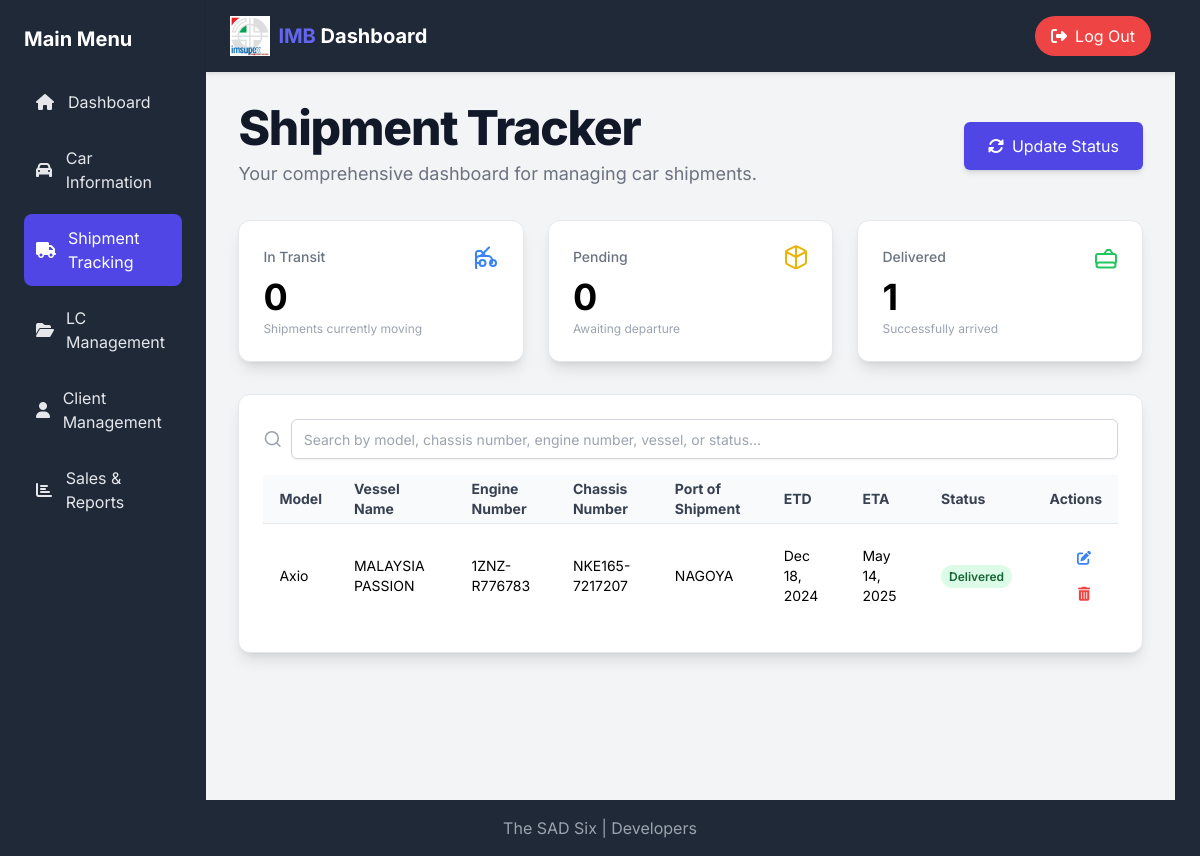
The page /shipment_track.php on the database its author committed.
### tables this page shows
CREATE TABLE `shipment_details` (
  `shipment_id` int(11) NOT NULL,
  `port_of_shipment` varchar(100) NOT NULL,
  `estimated_time_of_departure` datetime NOT NULL,
  `vessel_name` varchar(100) DEFAULT NULL,
  `estimated_time_of_arrival` datetime DEFAULT NULL,
  `chassis_number` varchar(50) NOT NULL,
  `status` varchar(50) DEFAULT NULL
);

CREATE TABLE `car_details` (
  `chassis_number` varchar(50) NOT NULL,
  `make` varchar(50) NOT NULL,
  `grade` varchar(50) DEFAULT NULL,
  `mileage_km` int(11) DEFAULT NULL,
  `engine_cc` int(11) DEFAULT NULL,
  `color` varchar(30) DEFAULT NULL,
  `current_location` varchar(100) DEFAULT NULL,
  `car_photo` varchar(255) DEFAULT NULL,
  `model` varchar(100) DEFAULT NULL,
  `engine_number` varchar(100) DEFAULT NULL,
  `year_of_manufacture` year(4) DEFAULT NULL,
  `yard_arrival_date` date DEFAULT NULL
);

### shipment_track.php (the view, shortened to what this page needs)
<?php
include('db_connect.php');
$search_query = $_GET['search'] ?? '';
try {
    $db->setAttribute(PDO::ATTR_ERRMODE, PDO::ERRMODE_EXCEPTION);
    $shipments = [];
    $search_term = '%' . $search_query . '%';
    $sql_fetch_shipments = "
        SELECT
            sd.shipment_id,
            sd.chassis_number,
            sd.port_of_shipment,
            sd.estimated_time_of_departure,
            sd.vessel_name,
            sd.estimated_time_of_arrival,
            sd.status,
            cd.model,
            cd.engine_number
        FROM shipment_details sd
        LEFT JOIN car_details cd ON sd.chassis_number = cd.chassis_number
        WHERE sd.chassis_number LIKE :search
           OR sd.vessel_name LIKE :search
           OR sd.port_of_shipment LIKE :search
           OR sd.status LIKE :search
           OR cd.model LIKE :search
           OR cd.engine_number LIKE :search;
    ";
    $stmt_fetch_shipments = $db->prepare($sql_fetch_shipments);
    $stmt_fetch_shipments->bindParam(':search', $search_term, PDO::PARAM_STR);
    $stmt_fetch_shipments->execute();
    $shipments = $stmt_fetch_shipments->fetchAll(PDO::FETCH_ASSOC);
    $shipmentCounts = [
        'inTransit' => 0,
        'pending' => 0,
        'delivered' => 0,
    ];
    foreach ($shipments as $shipment) {
        $status = strtolower($shipment['status'] ?? '');
        if (strpos($status, 'in transit') !== false) {
            $shipmentCounts['inTransit']++;
        } elseif (strpos($status, 'pending') !== false) {
            $shipmentCounts['pending']++;
        } elseif (strpos($status, 'delivered') !== false) {
            $shipmentCounts['delivered']++;
        }
    }
} catch (PDOException $e) {
    $_SESSION['error_message'] = "Database Error: " . htmlspecialchars($e->getMessage());
    $shipments = [];
}
function formatDate($dateString) {
    return (new DateTime($dateString))->format('M d, Y');
}
?>
<!DOCTYPE html>
<html lang="en">
<head>
    <link rel="stylesheet" href="https://cdnjs.cloudflare.com/ajax/libs/font-awesome/6.4.0/css/all.min.css">
    <link rel="stylesheet" href="dashboard.css" />
    <script src="https://cdn.tailwindcss.com"></script>
</head>
<body>
    <div class="dashboard-container">
        <div class="sidebar" id="sidebar">
            <div class="sidebar-header">
                <h2>Main Menu</h2>
            </div>
            <nav>
                <ul>
                    <li><a href="home.php"><i class="fas fa-home icon"></i> Dashboard</a></li>
                    <li><a href="car_info.php"><i class="fas fa-car icon"></i> Car Information</a></li>
                    <li><a href="shipment_track.php" class="active"><i class="fas fa-truck icon"></i> Shipment Tracking</a></li>
                    <li><a href="lc.php"><i class="fas fa-folder-open icon"></i> LC Management</a></li>
                    <li><a href="client.php"><i class="fas fa-user icon"></i> Client Management</a></li>
                    <li><a href="sales.php"><i class="fas fa-chart-bar icon"></i> Sales & Reports</a></li>
                </ul>
            </nav>
        </div>
        <div class="main-content">
            <header class="header">
                <div style="display:flex; align-items:center; gap:1rem;">
                    <div class="logo" style="display: flex; align-items: center; gap: 0.5rem;">
                        <img src="pic/logo.jpg" alt="IMB Logo" style="height: 40px; width: auto;" />
                        <span><span class="logo-highlight">IMB</span> Dashboard</span>
                    </div>
                </div>
                <form action="logout.php" method="post">
                    <button type="submit" class="sign-out-btn flex items-center gap-2">
                        <i class="fas fa-sign-out-alt"></i> Log Out
                    </button>
                </form>
            </header>
            <div class="p-8 max-w-7xl mx-auto">
                <header class="flex flex-col md:flex-row items-center justify-between gap-4 mb-8">
                    <div class="text-center md:text-left">
                        <h1 class="text-4xl font-extrabold tracking-tight text-gray-900 lg:text-5xl">Shipment Tracker</h1>
                        <p class="mt-2 text-lg text-gray-500">
                            Your comprehensive dashboard for managing car shipments.
                        </p>
                    </div>
                     <button id="openUpdateStatusModal" class="px-6 py-3 bg-indigo-600 text-white rounded-md shadow-md hover:bg-indigo-700 transition-colors duration-300 flex items-center gap-2">
                        <i class="fas fa-sync-alt"></i> Update Status
                    </button>
                </header>
                <section class="grid grid-cols-1 md:grid-cols-3 gap-6 mb-8">
                    <div class="bg-white rounded-xl shadow-lg border border-gray-200 p-6 hover:shadow-xl transition-shadow duration-300">
                        <div class="flex flex-row items-center justify-between space-y-0 pb-2">
                            <h3 class="text-sm font-medium text-gray-500">In Transit</h3>
                        </div>
                        <div>
                            <div class="text-4xl font-bold"><?= $shipmentCounts['inTransit'] ?></div>
                            <p class="text-xs text-gray-400 mt-1">Shipments currently moving</p>
                        </div>
                    </div>
                    <div class="bg-white rounded-xl shadow-lg border border-gray-200 p-6 hover:shadow-xl transition-shadow duration-300">
                        <div class="flex flex-row items-center justify-between space-y-0 pb-2">
                            <h3 class="text-sm font-medium text-gray-500">Pending</h3>
                        </div>
                        <div>
                            <div class="text-4xl font-bold"><?= $shipmentCounts['pending'] ?></div>
                            <p class="text-xs text-gray-400 mt-1">Awaiting departure</p>
                        </div>
                    </div>
                    <div class="bg-white rounded-xl shadow-lg border border-gray-200 p-6 hover:shadow-xl transition-shadow duration-300">
                        <div class="flex flex-row items-center justify-between space-y-0 pb-2">
                            <h3 class="text-sm font-medium text-gray-500">Delivered</h3>
                        </div>
                        <div>
                            <div class="text-4xl font-bold"><?= $shipmentCounts['delivered'] ?></div>
                            <p class="text-xs text-gray-400 mt-1">Successfully arrived</p>
                        </div>
                    </div>
                </section>
                <section class="bg-white p-6 rounded-xl shadow-lg border border-gray-200">
                    <div class="flex items-center gap-2 mb-4">
                        <svg xmlns="http://www.w3.org/2000/svg" width="24" height="24" viewBox="0 0 24 24" fill="none" stroke="currentColor" stroke-width="2" stroke-linecap="round" stroke-linejoin="round" class="h-5 w-5 text-gray-400">
                            <circle cx="11" cy="11" r="8"></circle>
                            <line x1="21" y1="21" x2="16.65" y2="16.65"></line>
                        </svg>
                        <input type="text" id="searchQuery" placeholder="Search by model, chassis number, engine number, vessel, or status..." oninput="filterTable()" class="flex h-10 w-full rounded-md border border-input bg-background px-3 py-2 text-sm ring-offset-background file:border-0 file:bg-transparent file:text-sm file:font-medium placeholder:text-muted-foreground focus-visible:outline-none focus-visible:ring-2 focus-visible:ring-ring focus-visible:ring-offset-2 disabled:cursor-not-allowed disabled:opacity-50 w-full rounded-md shadow-sm border-gray-300 focus:ring-blue-500 focus:border-blue-500" />
                    </div>
                    <div class="w-full overflow-auto">
                        <table id="shipmentTable" class="w-full caption-bottom text-sm">
                            <thead class="[&_tr]:border-b">
                                <tr class="bg-gray-50">
                                    <th scope="col" class="h-12 px-4 text-left align-middle font-bold text-gray-700">Model</th>
                                    <th scope="col" class="h-12 px-4 text-left align-middle font-bold text-gray-700">Vessel Name</th>
                                    <th scope="col" class="h-12 px-4 text-left align-middle font-bold text-gray-700">Engine Number</th>
                                    <th scope="col" class="h-12 px-4 text-left align-middle font-bold text-gray-700">Chassis Number</th>
                                    <th scope="col" class="h-12 px-4 text-left align-middle font-bold text-gray-700">Port of Shipment</th>
                                    <th scope="col" class="h-12 px-4 text-left align-middle font-bold text-gray-700">ETD</th>
                                    <th scope="col" class="h-12 px-4 text-left align-middle font-bold text-gray-700">ETA</th>
                                    <th scope="col" class="h-12 px-4 text-left align-middle font-bold text-gray-700">Status</th>
                                    <th scope="col" class="h-12 px-4 text-right align-middle font-bold text-gray-700">Actions</th>
                                </tr>
                            </thead>
                            <tbody class="[&_tr:last-child]:border-0">
                                <?php if (empty($shipments)): ?>
                                    <tr>
                                        <td colspan="9" class="p-4 text-center text-gray-500">No shipments found.</td>
                                    </tr>
                                <?php else: ?>
                                    <?php foreach ($shipments as $shipment): ?>
                                        <tr class="border-b transition-colors hover:bg-gray-100 duration-200">
                                            <td class="p-4 align-middle"><?= htmlspecialchars($shipment['model'] ?? 'N/A') ?></td>
                                            <td class="p-4 align-middle"><?= htmlspecialchars($shipment['vessel_name']) ?></td>
                                            <td class="p-4 align-middle"><?= htmlspecialchars($shipment['engine_number'] ?? 'N/A') ?></td>
                                            <td class="p-4 align-middle"><?= htmlspecialchars($shipment['chassis_number']) ?></td>
                                            <td class="p-4 align-middle"><?= htmlspecialchars($shipment['port_of_shipment']) ?></td>
                                            <td class="p-4 align-middle"><?= formatDate($shipment['estimated_time_of_departure']) ?></td>
                                            <td class="p-4 align-middle"><?= formatDate($shipment['estimated_time_of_arrival']) ?></td>
                                            <td class="p-4 align-middle">
                                                <span class="px-2 py-1 rounded-full text-xs font-semibold
                                                    <?php
                                                    $status = strtolower($shipment['status'] ?? '');
                                                    if (strpos($status, 'in transit') !== false) echo 'bg-blue-100 text-blue-800';
                                                    elseif (strpos($status, 'pending') !== false) echo 'bg-yellow-100 text-yellow-800';
                                                    elseif (strpos($status, 'delivered') !== false) echo 'bg-green-100 text-green-800';
                                                    else echo 'bg-gray-100 text-gray-800';
                                                    ?>">
                                                    <?= htmlspecialchars($shipment['status'] ?? 'N/A') ?>
                                                </span>
                                            </td>
                                            <td class="p-4 align-middle text-right">
                                                <button type="button" onclick="openEditModal(<?= htmlspecialchars(json_encode($shipment)) ?>)" class="inline-flex items-center justify-center whitespace-nowrap rounded-md text-sm font-medium ring-offset-background transition-colors focus-visible:outline-none focus-visible:ring-2 focus-visible:ring-offset-2 disabled:pointer-events-none disabled:opacity-50 hover:bg-blue-100 hover:text-blue-600 h-9 w-9 p-0 text-blue-500" title="Edit">
                                                    <i class="fas fa-edit"></i>
                                                </button>
                                                <form method="POST" action="shipment_track.php" onsubmit="return confirmDelete(event, '<?= $shipment['shipment_id'] ?>')" style="display:inline-block;">
                                                    <button type="submit" class="inline-flex items-center justify-center whitespace-nowrap rounded-md text-sm font-medium ring-offset-background transition-colors focus-visible:outline-none focus-visible:ring-2 focus-visible:ring-offset-2 disabled:pointer-events-none disabled:opacity-50 hover:bg-red-100 hover:text-red-600 h-9 w-9 p-0 text-red-500" title="Delete">
                                                        <i class="fas fa-trash-alt"></i>
                                                    </button>
                                                </form>
                                            </td>
                                        </tr>
                                    <?php endforeach; ?>
                                <?php endif; ?>
                            </tbody>
                        </table>
                    </div>
                </section>
            </div>
        </div>
		   <div class="right-sidebar">
    </div>
    </div>
	<footer class="bg-gray-800 text-gray-400 text-center p-4">
		<p>The SAD Six | Developers</p>
	</footer>
</body>
</html>

### rows shown on the page
shipment_details: chassis_number.model "Axio", vessel_name "MALAYSIA PASSION", chassis_number.engine_number "1ZNZ-R776783", chassis_number "NKE165-7217207", port_of_shipment "NAGOYA", estimated_time_of_departure "Dec 18, 2024", estimated_time_of_arrival "May 14, 2025", status "Delivered"

### other values the page prints
$shipmentCounts['inTransit'] "0"
$shipmentCounts['pending'] "0"
$shipmentCounts['delivered'] "1"
